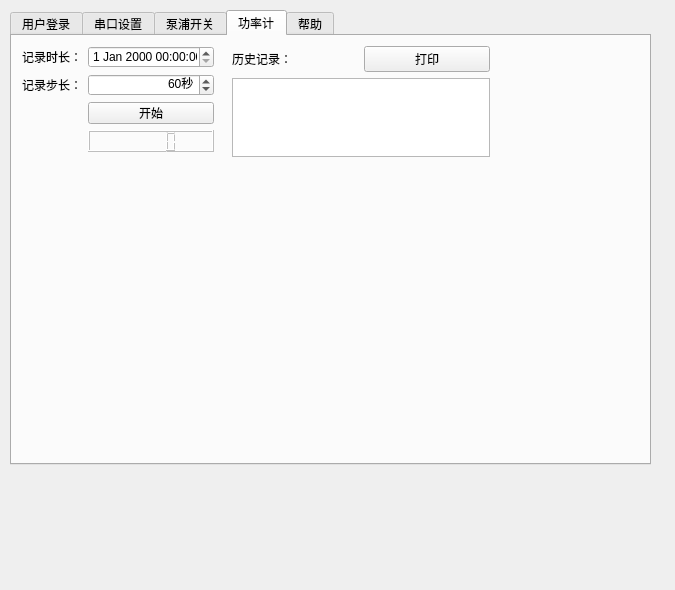
<?xml version="1.0" encoding="UTF-8"?>
<ui version="4.0">
 <class>Form</class>
 <widget class="QWidget" name="Form">
  <property name="geometry">
   <rect>
    <x>0</x>
    <y>0</y>
    <width>675</width>
    <height>590</height>
   </rect>
  </property>
  <property name="windowTitle">
   <string>Form</string>
  </property>
  <widget class="QWidget" name="verticalLayoutWidget_2">
   <property name="geometry">
    <rect>
     <x>10</x>
     <y>10</y>
     <width>641</width>
     <height>561</height>
    </rect>
   </property>
   <layout class="QVBoxLayout" name="verticalLayout_2">
    <item>
     <widget class="QTabWidget" name="tabWidget">
      <property name="minimumSize">
       <size>
        <width>0</width>
        <height>180</height>
       </size>
      </property>
      <property name="currentIndex">
       <number>3</number>
      </property>
      <widget class="QWidget" name="userTab">
       <attribute name="title">
        <string>用户登录</string>
       </attribute>
       <widget class="QWidget" name="layoutWidget">
        <property name="geometry">
         <rect>
          <x>10</x>
          <y>10</y>
          <width>189</width>
          <height>106</height>
         </rect>
        </property>
        <layout class="QGridLayout" name="gridLayout">
         <item row="0" column="0">
          <widget class="QLabel" name="label">
           <property name="text">
            <string>用户名：</string>
           </property>
          </widget>
         </item>
         <item row="0" column="1">
          <widget class="QLineEdit" name="userName"/>
         </item>
         <item row="1" column="0">
          <widget class="QLabel" name="label_2">
           <property name="text">
            <string>密码：</string>
           </property>
          </widget>
         </item>
         <item row="1" column="1">
          <widget class="QLineEdit" name="passwordIput"/>
         </item>
         <item row="2" column="1">
          <widget class="QPushButton" name="login">
           <property name="text">
            <string>登录</string>
           </property>
          </widget>
         </item>
         <item row="3" column="1">
          <widget class="QPushButton" name="userRegister">
           <property name="text">
            <string>注册</string>
           </property>
          </widget>
         </item>
        </layout>
       </widget>
      </widget>
      <widget class="QWidget" name="portTab">
       <attribute name="title">
        <string>串口设置</string>
       </attribute>
       <widget class="QWidget" name="layoutWidget">
        <property name="geometry">
         <rect>
          <x>10</x>
          <y>10</y>
          <width>158</width>
          <height>77</height>
         </rect>
        </property>
        <layout class="QGridLayout" name="gridLayout_3">
         <item row="0" column="0" colspan="2">
          <widget class="QPushButton" name="openportPump">
           <property name="text">
            <string>打开串口</string>
           </property>
          </widget>
         </item>
         <item row="0" column="2">
          <widget class="QPushButton" name="closeportPump">
           <property name="text">
            <string>关闭串口</string>
           </property>
          </widget>
         </item>
         <item row="1" column="0">
          <widget class="QLabel" name="label_5">
           <property name="text">
            <string>波特率：</string>
           </property>
          </widget>
         </item>
         <item row="1" column="1" colspan="2">
          <widget class="QComboBox" name="baundratePump"/>
         </item>
         <item row="2" column="0">
          <widget class="QLabel" name="label_6">
           <property name="text">
            <string>串口号：</string>
           </property>
          </widget>
         </item>
         <item row="2" column="1" colspan="2">
          <widget class="QComboBox" name="portPump"/>
         </item>
        </layout>
       </widget>
      </widget>
      <widget class="QWidget" name="pumpTab">
       <attribute name="title">
        <string>泵浦开关</string>
       </attribute>
       <widget class="QWidget" name="layoutWidget">
        <property name="geometry">
         <rect>
          <x>11</x>
          <y>10</y>
          <width>183</width>
          <height>54</height>
         </rect>
        </property>
        <layout class="QGridLayout" name="gridLayout_5">
         <item row="0" column="0">
          <widget class="QPushButton" name="sourceOpen">
           <property name="text">
            <string>打开平台</string>
           </property>
          </widget>
         </item>
         <item row="0" column="1">
          <widget class="QLabel" name="label_7">
           <property name="text">
            <string>电流：</string>
           </property>
          </widget>
         </item>
         <item row="0" column="2">
          <widget class="QSpinBox" name="firstpumpSpin">
           <property name="suffix">
            <string>mA</string>
           </property>
           <property name="maximum">
            <number>500</number>
           </property>
           <property name="singleStep">
            <number>50</number>
           </property>
          </widget>
         </item>
         <item row="1" column="0">
          <widget class="QPushButton" name="sourceClose">
           <property name="text">
            <string>关闭平台</string>
           </property>
          </widget>
         </item>
         <item row="1" column="1" colspan="2">
          <widget class="QPushButton" name="firstPumpSet">
           <property name="text">
            <string>设置</string>
           </property>
          </widget>
         </item>
        </layout>
       </widget>
      </widget>
      <widget class="QWidget" name="helpTab">
       <attribute name="title">
        <string>功率计</string>
       </attribute>
       <widget class="QWidget" name="layoutWidget_2">
        <property name="geometry">
         <rect>
          <x>10</x>
          <y>10</y>
          <width>192</width>
          <height>106</height>
         </rect>
        </property>
        <layout class="QGridLayout" name="historyGridLayout">
         <item row="0" column="0">
          <widget class="QLabel" name="label_3">
           <property name="text">
            <string>记录时长：</string>
           </property>
          </widget>
         </item>
         <item row="0" column="1">
          <widget class="QDateTimeEdit" name="timeEdit"/>
         </item>
         <item row="1" column="1">
          <widget class="QSpinBox" name="stepEdit">
           <property name="alignment">
            <set>Qt::AlignRight|Qt::AlignTrailing|Qt::AlignVCenter</set>
           </property>
           <property name="suffix">
            <string>秒</string>
           </property>
           <property name="maximum">
            <number>10000</number>
           </property>
           <property name="value">
            <number>60</number>
           </property>
          </widget>
         </item>
         <item row="2" column="1">
          <widget class="QPushButton" name="logButton">
           <property name="text">
            <string>开始</string>
           </property>
          </widget>
         </item>
         <item row="1" column="0">
          <widget class="QLabel" name="label_8">
           <property name="text">
            <string>记录步长：</string>
           </property>
          </widget>
         </item>
         <item row="3" column="1">
          <widget class="QLCDNumber" name="ticker">
           <property name="enabled">
            <bool>false</bool>
           </property>
          </widget>
         </item>
        </layout>
       </widget>
       <widget class="QWidget" name="layoutWidget_3">
        <property name="geometry">
         <rect>
          <x>220</x>
          <y>10</y>
          <width>258</width>
          <height>111</height>
         </rect>
        </property>
        <layout class="QGridLayout" name="logGridLayout">
         <item row="0" column="0">
          <widget class="QLabel" name="label_9">
           <property name="text">
            <string>历史记录：</string>
           </property>
          </widget>
         </item>
         <item row="0" column="1">
          <widget class="QPushButton" name="printButton">
           <property name="text">
            <string>打印</string>
           </property>
          </widget>
         </item>
         <item row="1" column="0" colspan="2">
          <widget class="QPlainTextEdit" name="historyEdit">
           <property name="horizontalScrollBarPolicy">
            <enum>Qt::ScrollBarAlwaysOff</enum>
           </property>
           <property name="sizeAdjustPolicy">
            <enum>QAbstractScrollArea::AdjustIgnored</enum>
           </property>
          </widget>
         </item>
        </layout>
       </widget>
      </widget>
      <widget class="QWidget" name="powerTab">
       <attribute name="title">
        <string>帮助</string>
       </attribute>
      </widget>
     </widget>
    </item>
    <item>
     <layout class="QHBoxLayout" name="mainLayout">
      <item>
       <layout class="QVBoxLayout" name="cmdLayout">
        <item>
         <widget class="QWidget" name="canvas" native="true">
          <property name="minimumSize">
           <size>
            <width>0</width>
            <height>0</height>
           </size>
          </property>
         </widget>
        </item>
       </layout>
      </item>
      <item>
       <widget class="QWidget" name="matplot" native="true">
        <property name="minimumSize">
         <size>
          <width>500</width>
          <height>100</height>
         </size>
        </property>
       </widget>
      </item>
     </layout>
    </item>
   </layout>
  </widget>
 </widget>
 <resources/>
 <connections/>
</ui>
